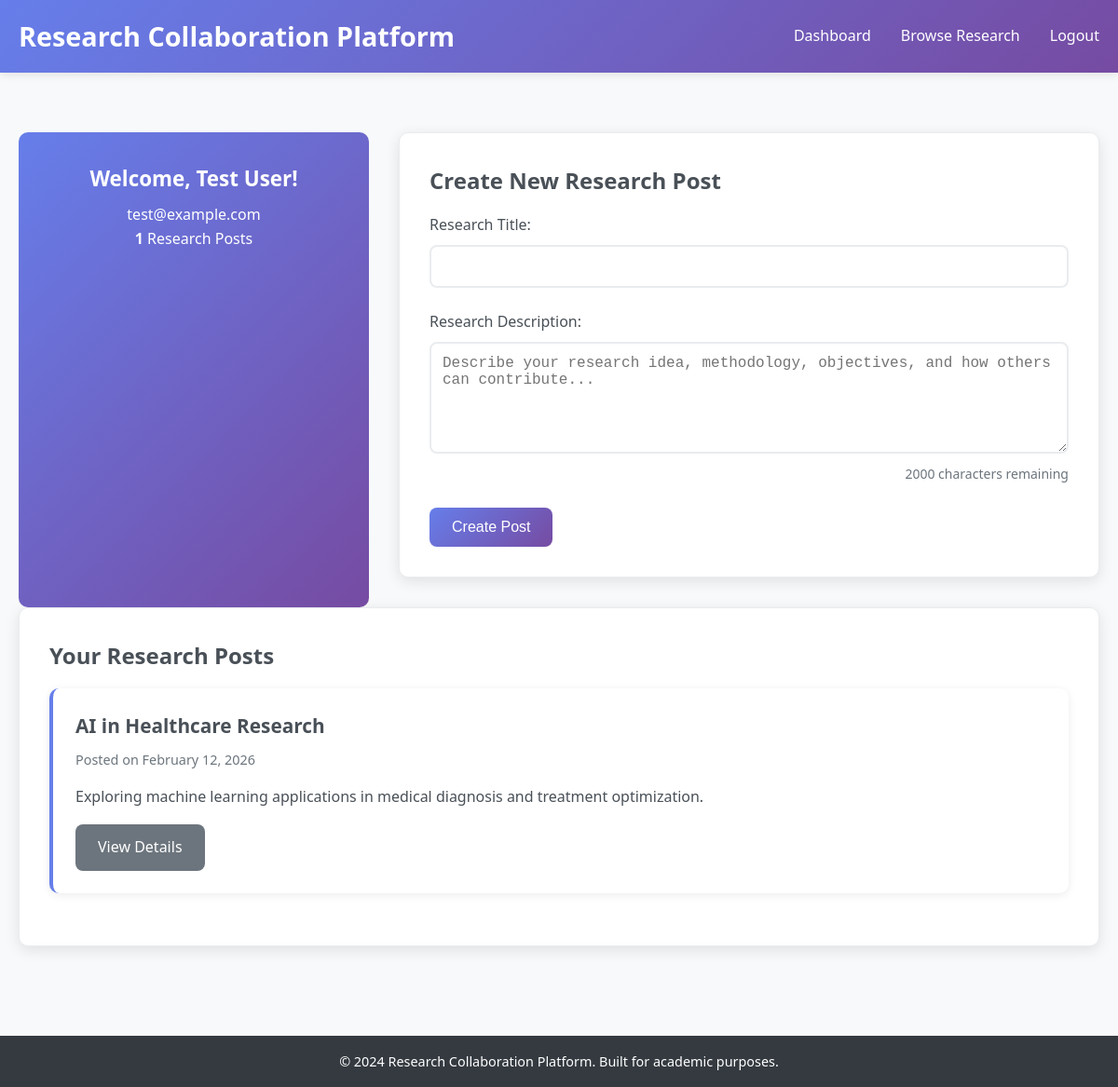
/dashboard.php (signed in), run on the app's committed database.
### tables this page shows
CREATE TABLE research_posts (
    post_id INT AUTO_INCREMENT PRIMARY KEY,
    user_id INT NOT NULL,
    title VARCHAR(200) NOT NULL,
    description TEXT NOT NULL,
    created_at TIMESTAMP DEFAULT CURRENT_TIMESTAMP,
    FOREIGN KEY (user_id) REFERENCES users(user_id) ON DELETE CASCADE
);

### app/posts/posts.php (called while the page is built, shortened)
<?php
function getPostsByUser($userId) {
    $pdo = getDBConnection();
    $stmt = $pdo->prepare("
        SELECT post_id, title, description, created_at
        FROM research_posts
        WHERE user_id = ?
        ORDER BY created_at DESC
    ");
    $stmt->execute([$userId]);
    return $stmt->fetchAll(PDO::FETCH_ASSOC);
}
?>

### dashboard.php (the view, shortened to what this page needs)
<?php
require_once '../app/posts/posts.php';
$userPosts = getPostsByUser($_SESSION['user_id']);
?>
<!DOCTYPE html>
<html lang="en">
<head>
    <link rel="stylesheet" href="css/style.css">
</head>
<body>
    <header class="header">
        <div class="container">
            <div class="header-content">
                <div class="logo">
                    <h1>Research Collaboration Platform</h1>
                </div>
                <nav class="nav-links">
                    <a href="dashboard.php">Dashboard</a>
                    <a href="browse.php">Browse Research</a>
                    <a href="?logout=1" onclick="return confirmLogout()">Logout</a>
                </nav>
            </div>
        </div>
    </header>
    <main class="main-content">
        <div class="container">
            <div class="dashboard-grid">
                <div class="user-info">
                    <h3>Welcome, <?php echo htmlspecialchars($_SESSION['user_name']); ?>!</h3>
                    <p><?php echo htmlspecialchars($_SESSION['user_email']); ?></p>
                    <p><strong><?php echo count($userPosts); ?></strong> Research Posts</p>
                </div>
                <div class="card">
                    <h2>Create New Research Post</h2>
                    <form method="POST">
                        <div class="form-group">
                            <label for="title">Research Title:</label>
                            <input type="text" id="title" name="title" class="form-control" maxlength="200" required>
                        </div>
                        <div class="form-group">
                            <label for="description">Research Description:</label>
                            <textarea id="description" name="description" class="form-control" maxlength="2000" required placeholder="Describe your research idea, methodology, objectives, and how others can contribute..."></textarea>
                        </div>
                        <button type="submit" class="btn btn-primary">Create Post</button>
                    </form>
                </div>
            </div>
            <div class="card">
                <h2>Your Research Posts</h2>
                <?php if (empty($userPosts)): ?>
                    <p>You haven't created any research posts yet. Create your first post above!</p>
                <?php else: ?>
                    <?php foreach ($userPosts as $post): ?>
                        <div class="post-card">
                            <h3 class="post-title">
                                <a href="post_details.php?id=<?php echo $post['post_id']; ?>" style="text-decoration: none; color: inherit;">
                                    <?php echo htmlspecialchars($post['title']); ?>
                                </a>
                            </h3>
                            <div class="post-meta">
                                Posted on <?php echo date('F j, Y', strtotime($post['created_at'])); ?>
                            </div>
                            <div class="post-description">
                                <?php echo nl2br(htmlspecialchars(substr($post['description'], 0, 200))); ?>
                            </div>
                            <a href="post_details.php?id=<?php echo $post['post_id']; ?>" class="btn btn-secondary">View Details</a>
                        </div>
                    <?php endforeach; ?>
                <?php endif; ?>
            </div>
        </div>
    </main>
    <footer class="footer">
        <div class="container">
            <p>&copy; 2024 Research Collaboration Platform. Built for academic purposes.</p>
        </div>
    </footer>
</body>
</html>

### css/style.css (style rules this page uses)
* { margin: 0; padding: 0; box-sizing: border-box; }
body { font-family: 'Segoe UI', Tahoma, Geneva, Verdana, sans-serif; line-height: 1.6; color: #333; background-color: #f8f9fa; }
.container { max-width: 1200px; margin: 0 auto; padding: 0 20px; }
.header { background: linear-gradient(135deg, #667eea 0%, #764ba2 100%); color: white; padding: 1rem 0; box-shadow: 0 2px 10px rgba(0,0,0,0.1); }
.header-content { display: flex; justify-content: space-between; align-items: center; }
.logo h1 { font-size: 1.8rem; font-weight: 600; }
.nav-links { display: flex; gap: 2rem; align-items: center; }
.nav-links a { color: white; text-decoration: none; font-weight: 500; transition: opacity 0.3s; }
.main-content { padding: 2rem 0; min-height: calc(100vh - 120px); }
.card { background: white; border-radius: 10px; padding: 2rem; margin-bottom: 2rem; box-shadow: 0 4px 15px rgba(0,0,0,0.1); border: 1px solid #e9ecef; }
.card h2 { color: #495057; margin-bottom: 1rem; font-size: 1.5rem; }
.form-group { margin-bottom: 1.5rem; }
.form-group label { display: block; margin-bottom: 0.5rem; font-weight: 500; color: #495057; }
.form-control { width: 100%; padding: 0.75rem; border: 2px solid #e9ecef; border-radius: 8px; font-size: 1rem; transition: border-color 0.3s; }
textarea.form-control { resize: vertical; min-height: 120px; }
.btn { display: inline-block; padding: 0.75rem 1.5rem; border: none; border-radius: 8px; font-size: 1rem; font-weight: 500; text-decoration: none; cursor: pointer; transition: all 0.3s; text-align: center; }
.btn-primary { background: linear-gradient(135deg, #667eea 0%, #764ba2 100%); color: white; }
.btn-secondary { background: #6c757d; color: white; }
.post-card { background: white; border-radius: 10px; padding: 1.5rem; margin-bottom: 1.5rem; box-shadow: 0 2px 10px rgba(0,0,0,0.08); border-left: 4px solid #667eea; transition: transform 0.3s; }
.post-title { font-size: 1.3rem; color: #495057; margin-bottom: 0.5rem; font-weight: 600; }
.post-meta { color: #6c757d; font-size: 0.9rem; margin-bottom: 1rem; }
.post-description { color: #495057; line-height: 1.6; margin-bottom: 1rem; }
.dashboard-grid { display: grid; grid-template-columns: 1fr 2fr; gap: 2rem; margin-top: 2rem; }
.user-info { background: linear-gradient(135deg, #667eea 0%, #764ba2 100%); color: white; padding: 2rem; border-radius: 10px; text-align: center; }
.user-info h3 { margin-bottom: 0.5rem; font-size: 1.4rem; }
.footer { background: #343a40; color: white; text-align: center; padding: 1rem 0; margin-top: 2rem; }
.footer p { margin: 0; font-size: 0.9rem; }

### data on the page
research_posts: title "AI in Healthcare Research", created_at "February 12, 2026", description "Exploring machine learning applications in medical diagnosis and treatment optimization."

### other printed values
$_SESSION['user_name'] "Test User"
$_SESSION['user_email'] "test@example.com"
count($userPosts) "1"
